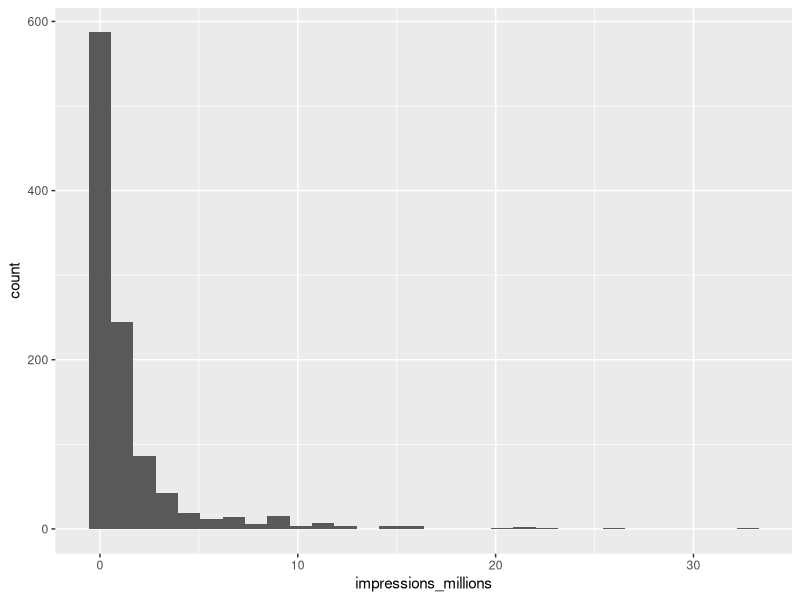
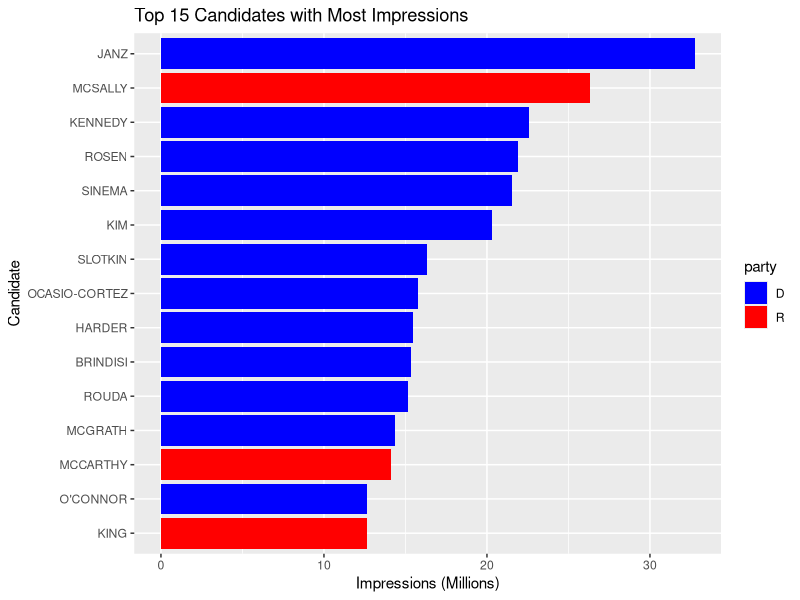

Reproduce these figures in R, in order.
## ---- chunk 1
options(width = 100)
## ---- chunk 2
library(dplyr)

fb_ads <- read.csv("data/fb_ads.csv")

incumbency_table <- fb_ads |>
  count(incumbency) |>
  knitr::kable(col.names = c("Incumbency Status", "Amount"))

incumbency_table
## ---- chunk 3

party_incumbent_promote <- fb_ads |>
  filter(office == "US House" | office == "US Senate") |>
  group_by(party, incumbency) |>
  summarize(promote_prop = mean(ad_tone_promote, na.rm = TRUE)) |>
  head()
  knitr::kable(party_incumbent_promote, col.names = c("Party", "Incumbency", "Promotion"), digits = 3)

party_incumbent_promote
## ---- chunk 4
library(ggplot2)

fb_ads <- fb_ads |>
  mutate(impressions_millions = impressions/1000000) 

plot_q3 <- fb_ads |>
  filter(office == "US House") |>
  ggplot(mapping = aes(x = impressions_millions)) +
  geom_histogram() 

plot_q3
## ---- chunk 5
library(tidyverse) 

fb_top_plot <- fb_ads |>
  filter(office == "US House") |>
  slice_max(impressions_millions, n = 15) |>
  ggplot(mapping = aes(x = impressions_millions,
                                      y = fct_reorder(cand_name_last, impressions_millions))) +  
  geom_col(mapping = aes(fill = party)) +
  scale_fill_manual(values = c(R = "red", D = "blue")) +
  labs( x = "Impressions (Millions)",
        y = "Candidate",
        title = "Top 15 Candidates with Most Impressions")

fb_top_plot
